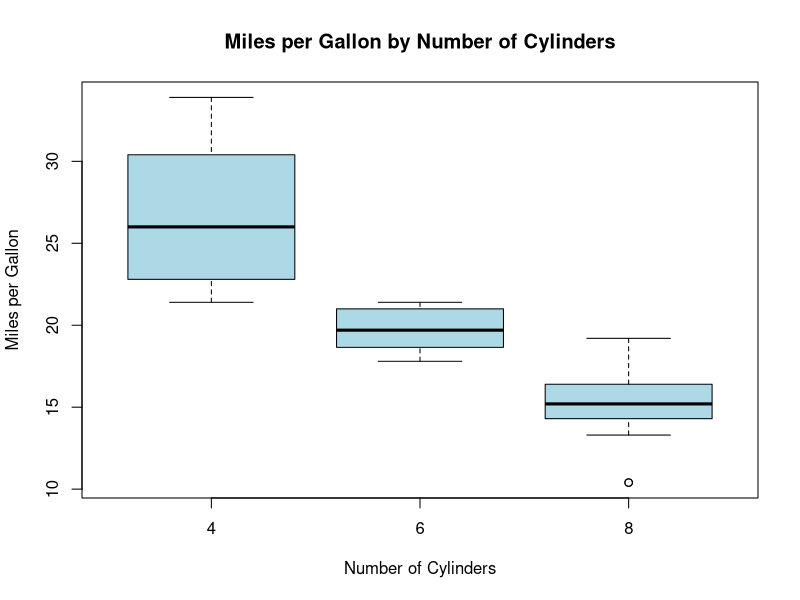

This chart was generated by the following R code:
data(mtcars)

boxplot(mpg ~ cyl, data = mtcars,
        main = "Miles per Gallon by Number of Cylinders",
        xlab = "Number of Cylinders",
        ylab = "Miles per Gallon",
        col = "lightblue")